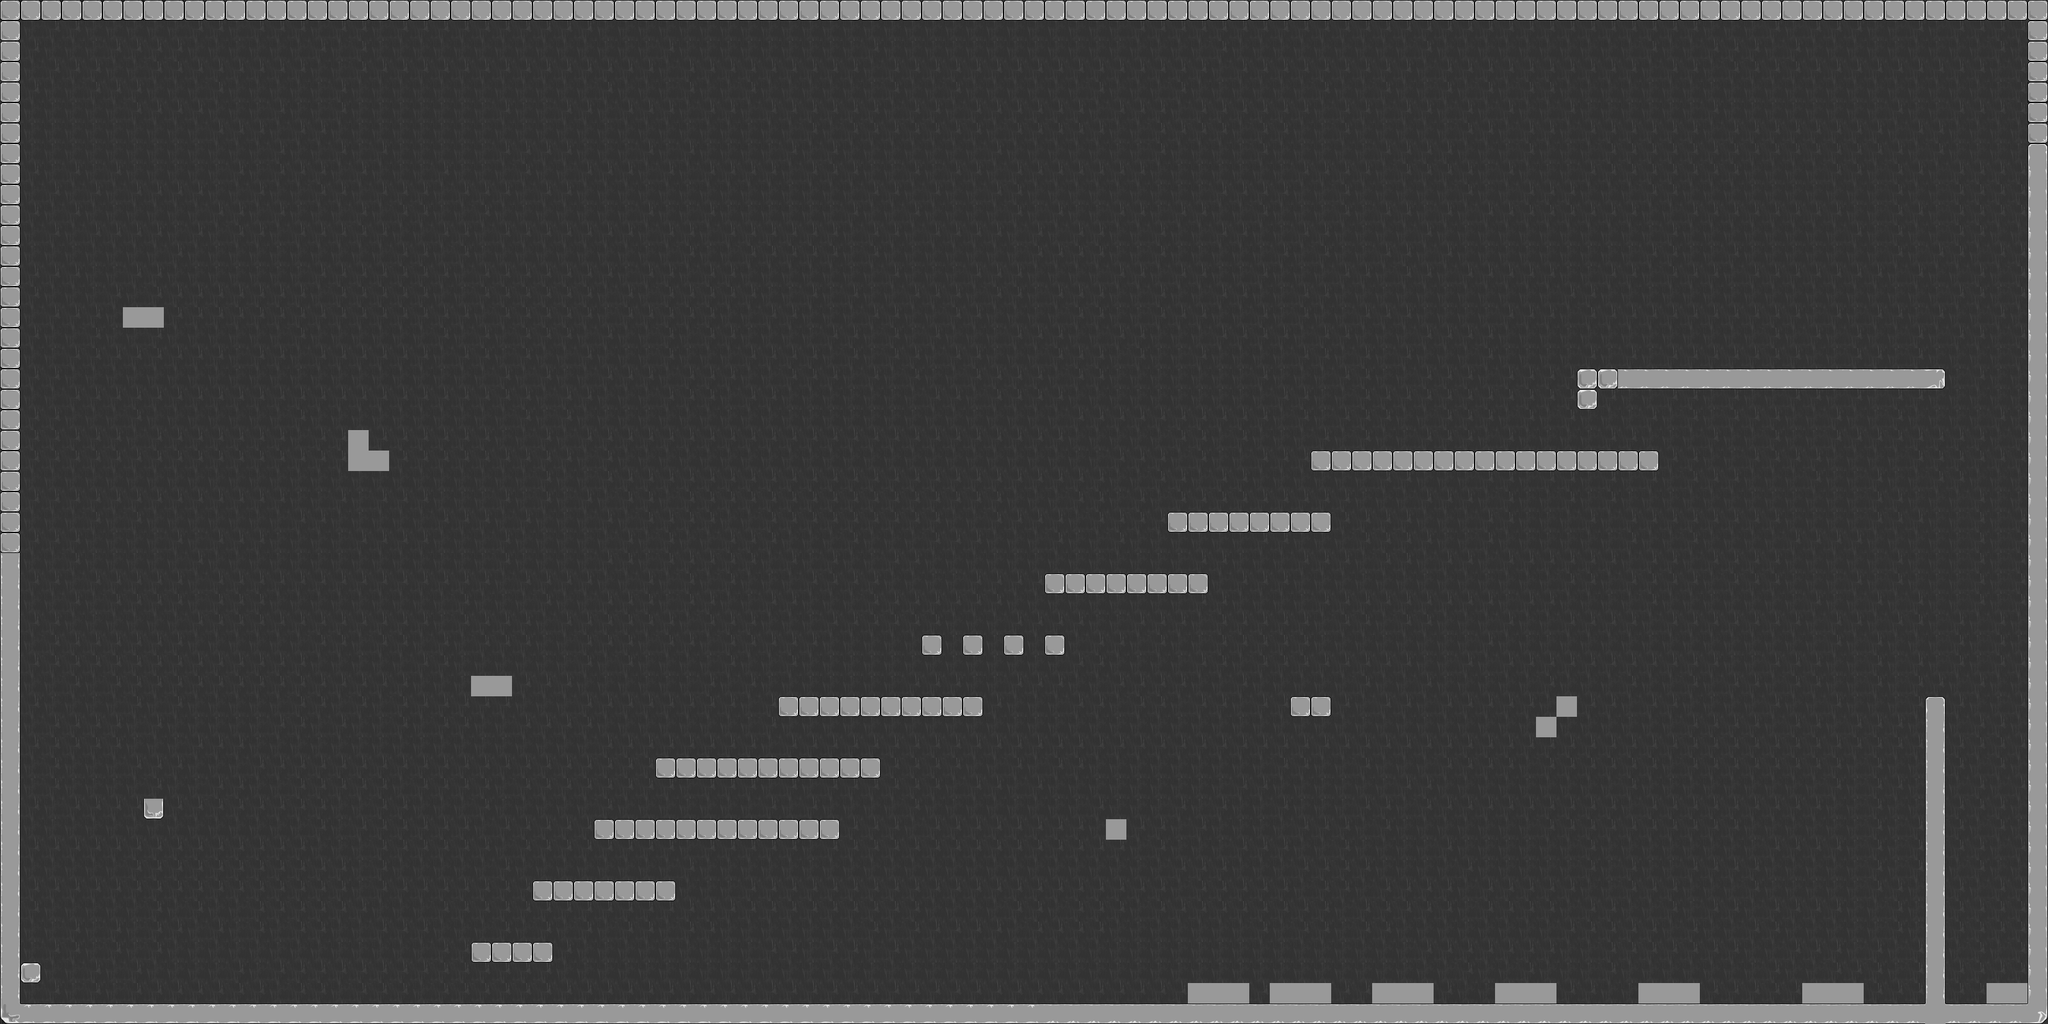

The image is a tile-based game level rendered from a .tmx file. Its description and source (layers, tilesets, objects; grid data summarised) follow:
An orthogonal 100x50 tile map with 32x32 px tiles, 2 tile layers (BG, solid), 7 tilesets and 19 objects (10x solaris, 7x monstru, end, player).

<map version="1.0" orientation="orthogonal" width="100" height="50" tilewidth="32" tileheight="32" backgroundcolor="#b8b8b8">
 <properties>
  <property name="gravity" value="2" />
  <property name="speed" value="2" />
 </properties>
 <tileset firstgid="1" name="stone" tilewidth="32" tileheight="32">
  <properties>
   <property name="solid" value="" />
  </properties>
  <image source="stone.png" width="192" height="160" />
 </tileset>
 <tileset firstgid="31" name="pipe" tilewidth="32" tileheight="32">
  <properties>
   <property name="spike" value="" />
  </properties>
  <image source="pipe.png" width="128" height="128" />
 </tileset>
 <tileset firstgid="47" name="stone_darker" tilewidth="32" tileheight="32">
  <properties>
   <property name="solid" value="" />
  </properties>
  <image source="stone_darker.png" width="192" height="160" />
 </tileset>
 <tileset firstgid="77" name="decorations" tilewidth="32" tileheight="32">
  <properties>
   <property name="solid" value="" />
  </properties>
  <image source="decorations.png" width="256" height="256" />
 </tileset>
 <tileset firstgid="141" name="small_dark_tile" tilewidth="32" tileheight="32">
  <image source="small_dark_tile.png" width="64" height="64" />
 </tileset>
 <tileset firstgid="145" name="stone darker" tilewidth="32" tileheight="32">
  <image source="stone_darker.png" width="192" height="160" />
 </tileset>
 <tileset firstgid="175" name="stone textured" tilewidth="32" tileheight="32">
  <image source="stone_textured.png" width="192" height="160" />
 </tileset>
 <layer name="BG" width="100" height="50">
  <data>[5000 cells, 5000 non-empty, 7 distinct tile ids]</data>
 </layer>
 <layer name="solid" width="100" height="50">
  <data>[5000 cells, 445 non-empty, 13 distinct tile ids]</data>
 </layer>
 <objectgroup color="#c80003" name="entitati" width="100" height="50">
  <object name="solaris" x="216" y="1148" width="76" height="60" />
  <object name="monstru" x="649" y="1496" width="54" height="51" />
  <object name="solaris" x="2133" y="1439" width="73" height="83" />
  <object name="end" x="3097" y="1121" width="64" height="399" />
  <object name="monstru" x="1537" y="1394" width="1230" height="9" />
  <object name="monstru" x="2540" y="636" width="57" height="52" />
  <object name="player" x="2164" y="592" width="66" height="70" />
  <object name="solaris" x="2361" y="1411" width="73" height="83" />
  <object name="monstru" x="52" y="1424" width="57" height="52" />
  <object name="monstru" x="1820" y="840" width="57" height="52" />
  <object name="monstru" x="1151" y="1376" width="808" height="111" />
  <object name="solaris" x="744" y="972" width="76" height="60" />
  <object name="solaris" x="550" y="556" width="76" height="60" />
  <object name="solaris" x="200" y="376" width="76" height="60" />
  <object name="solaris" x="1710" y="1198" width="76" height="60" />
  <object name="solaris" x="2024" y="1002" width="76" height="60" />
  <object name="solaris" x="2901" y="839" width="76" height="60" />
  <object name="solaris" x="2468" y="494" width="76" height="60" />
  <object name="monstru" x="1285" y="988" width="65" height="74" />
 </objectgroup>
</map>
